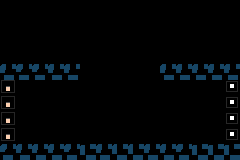

This is a level from a 2D game, rendered from its Tiled map with the project's own tilesets. A one-line summary and the complete map file follow:
An orthogonal 15x10 tile map with 16x16 px tiles, 1 tile layer (Tile Layer 1).

<map version="1.0" orientation="orthogonal" renderorder="right-down" width="15" height="10" tilewidth="16" tileheight="16" nextobjectid="1">
 <tileset firstgid="1" name="tileset" tilewidth="16" tileheight="16">
  <image source="../images/tileset.png" width="128" height="112" />
 </tileset>
 <layer name="Tile Layer 1" width="15" height="10">
  <data encoding="csv">
0,0,0,0,0,0,0,0,0,0,0,0,0,0,0,
0,0,0,0,0,0,0,0,0,0,0,0,0,0,0,
0,0,0,0,0,0,0,0,0,0,0,0,0,0,0,
0,0,0,0,0,0,0,0,0,0,0,0,0,0,0,
41,42,42,41,41,0,0,0,0,0,41,41,41,41,41,
55,0,0,0,0,0,0,0,0,0,0,0,0,0,54,
55,0,0,0,0,0,0,0,0,0,0,0,0,0,54,
55,0,0,0,0,0,0,0,0,0,0,0,0,0,54,
55,0,0,0,0,0,0,0,0,0,0,0,0,0,54,
42,41,41,41,42,39,41,40,40,41,41,42,39,39,39
</data>
 </layer>
</map>